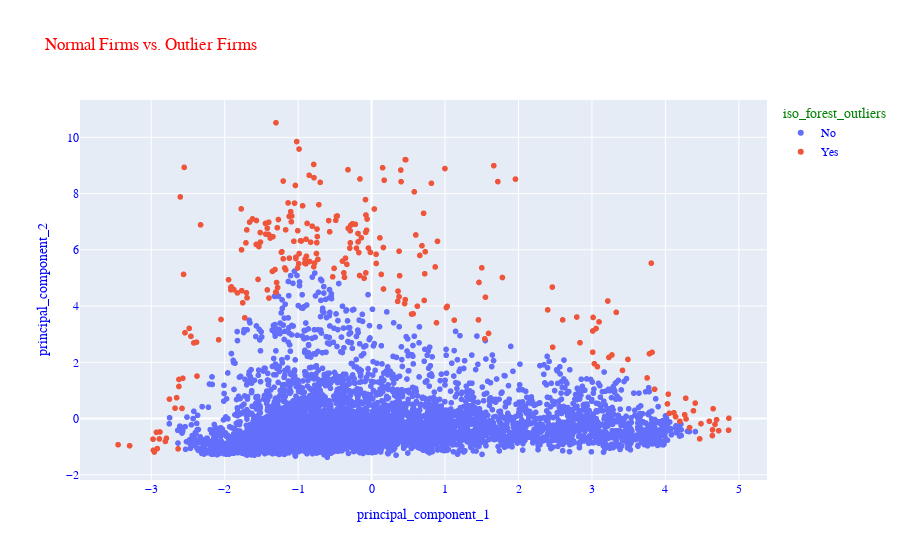

Here is the notebook cell this chart was saved with:
### Code cell
# [2] Normal Firms vs. Outlier Firms
plot_firms(dataframe=pca_df, title="Normal Firms vs. Outlier Firms", color='iso_forest_outliers').show()

### Figure 1 — Plotly figure (JSON) as saved in the notebook; plotly's stock layout.template omitted (floating-point values rounded to 4 significant figures; data arrays with more than 128 entries replaced by an {"elided": "..."} marker saying what was removed)
{"data": [{"hovertemplate": "iso_forest_outliers=No<br>principal_component_1=%{x}<br>principal_component_2=%{y}<extra></extra>", "legendgroup": "No", "marker": {"color": "#636efa", "symbol": "circle"}, "mode": "markers", "name": "No", "showlegend": true, "type": "scattergl", "x": {"elided": "6027 float values"}, "xaxis": "x", "y": {"elided": "6027 float values"}, "yaxis": "y"}, {"hovertemplate": "iso_forest_outliers=Yes<br>principal_component_1=%{x}<br>principal_component_2=%{y}<extra></extra>", "legendgroup": "Yes", "marker": {"color": "#EF553B", "symbol": "circle"}, "mode": "markers", "name": "Yes", "showlegend": true, "type": "scattergl", "x": {"elided": "252 float values"}, "xaxis": "x", "y": {"elided": "252 float values"}, "yaxis": "y"}], "layout": {"font": {"color": "blue", "family": "Courier New"}, "legend": {"title": {"font": {"color": "green"}, "text": "iso_forest_outliers"}, "tracegroupgap": 0}, "title": {"font": {"color": "red", "family": "Courier New"}, "text": "Normal Firms vs. Outlier Firms"}, "xaxis": {"anchor": "y", "domain": [0, 1], "title": {"text": "principal_component_1"}}, "yaxis": {"anchor": "x", "domain": [0, 1], "title": {"text": "principal_component_2"}}}}
